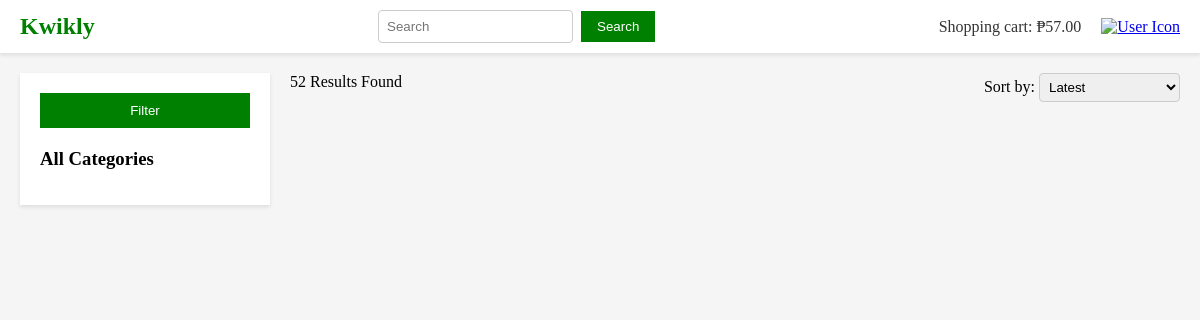
Before: / with the older database file.
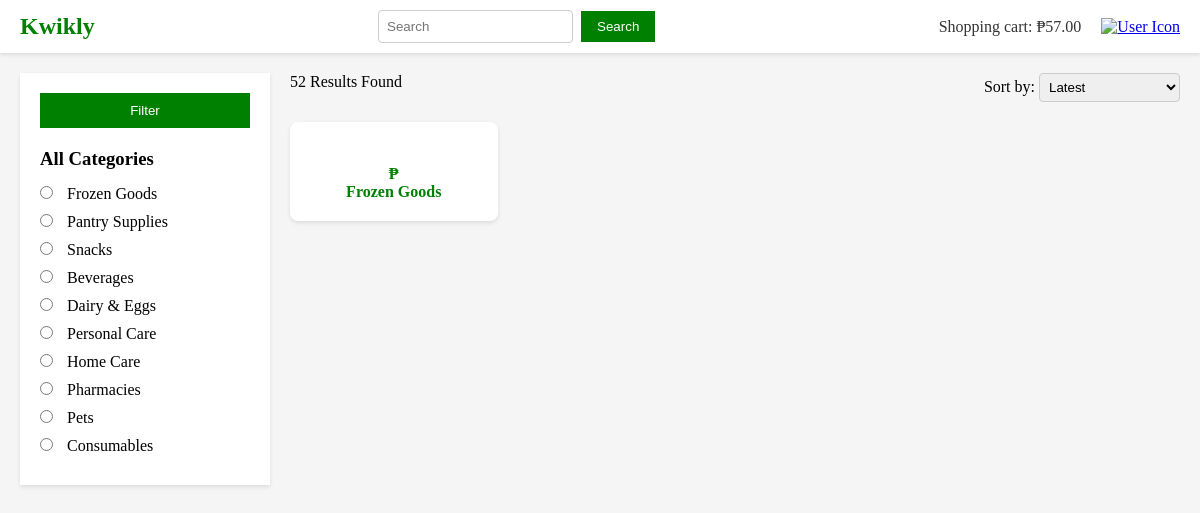
After: the same page with the newer database file.
### main/models.py (models this page shows, shortened)
class Category(models.Model):
    category_id = models.AutoField(primary_key=True)
    type = models.CharField(max_length=255)
    image = models.ImageField(upload_to='category_images/', null=True, blank=True)
    def __str__(self):
        return self.type

class Product(models.Model):
    product_id = models.AutoField(primary_key=True)
    product_name = models.CharField(max_length=255)
    category = models.ForeignKey('Category', on_delete=models.CASCADE)
    image = models.ImageField(upload_to='product_images/', blank=True, null=True)  # New field for product image

### main/views.py (the view)
# urls.py: path('', views.home, name='home'),  # Map the root URL ('/') to the home view
def home(request):
    products = Product.objects.all()
    categories = Category.objects.all()
    context = {
        'products': products,
        'categories': categories
    }
    return render(request, 'home.html', context)

### main/templates/home.html (shortened to what this page needs)
{% load static %}
<!DOCTYPE html>
<html lang="en">
<head>
    <link rel="stylesheet" href="{% static 'style.css' %}">
</head>
<body>
    <header>
        <div class="header-container">
            <div class="logo">
                <a href="{% url 'home' %}">Kwikly</a>
            </div>
            <div class="search-bar">
                <input type="text" placeholder="Search">
                <button>Search</button>
            </div>
            <div class="cart">
                <span>Shopping cart: ₱57.00</span>
                <a href="{% url 'login' %}">
                    <img src="{% static 'images/user_icon.png' %}" alt="User Icon" style="height: 30px; margin-left: 1rem;">
                </a>
            </div>
        </div>
    </header>
    <div class="main-content">
        <aside class="sidebar">
            <button class="filter-btn">Filter</button>
            <div class="categories">
                <h3>All Categories</h3>
                <ul>
                    {% for category in categories %}
                        <li>
                            <input type="radio" name="category">
                            {{ category.type }}
                        </li>
                    {% endfor %}
                </ul>
            </div>
        </aside>
        <section class="products">
            <div class="sorting">
                <span>52 Results Found</span>
                <div class="sort-by">
                    Sort by:
                    <select>
                        <option>Latest</option>
                    </select>
                </div>
            </div>
            <div class="product-grid">
                {% for product in products %}
                    <div class="product-card">
                        <p>₱{{ product.price }}</p>
                        <p>{{ product.category }}</p>
                    </div>
                {% endfor %}
            </div>
        </section>
    </div>
</body>
</html>

### static/style.css (style rules this page uses)
* { margin: 0; padding: 0; box-sizing: border-box; }
body { background-color: #f5f5f5; }
header { background-color: white; padding: 10px 0; box-shadow: 0 2px 4px rgba(0, 0, 0, 0.1); }
.header-container { display: flex; justify-content: space-between; align-items: center; max-width: 1200px; margin: 0 auto; padding: 0 20px; }
.logo a { font-size: 1.5rem; font-weight: bold; color: green; text-decoration: none; }
.search-bar { display: flex; align-items: center; }
.search-bar input { padding: 8px; border: 1px solid #ccc; border-radius: 4px; }
.search-bar button { background-color: green; color: white; border: none; padding: 8px 16px; margin-left: 8px; cursor: pointer; }
.cart span { font-size: 16px; color: #333; }
.main-content { display: flex; max-width: 1200px; margin: 20px auto; padding: 0 20px; }
.sidebar { width: 250px; margin-right: 20px; background-color: white; padding: 20px; box-shadow: 0 2px 4px rgba(0, 0, 0, 0.1); }
.filter-btn { background-color: green; color: white; padding: 10px; border: none; width: 100%; text-align: center; margin-bottom: 20px; cursor: pointer; }
.categories h3 { margin-bottom: 15px; }
.categories ul { list-style-type: none; }
.categories li { margin-bottom: 10px; }
.categories input { margin-right: 10px; }
.products { flex: 1; }
.sorting { display: flex; justify-content: space-between; margin-bottom: 20px; }
.sort-by select { padding: 5px; border: 1px solid #ccc; border-radius: 4px; }
.product-grid { display: grid; grid-template-columns: repeat(auto-fill, minmax(200px, 1fr)); gap: 20px; }
.product-card { background-color: white; padding: 20px; text-align: center; box-shadow: 0 2px 4px rgba(0, 0, 0, 0.1); border-radius: 8px; }
.product-card p { color: green; font-size: 16px; font-weight: bold; }

Changed rows visible on the page:
added Category: type "Frozen Goods"
added Category: type "Pantry Supplies"
added Category: type "Snacks"
added Category: type "Beverages"
added Category: type "Dairy & Eggs"
added Category: type "Personal Care"
added Category: type "Home Care"
added Category: type "Pharmacies"
added Category: type "Pets"
added Category: type "Consumables"
added Product: category "Frozen Goods"
